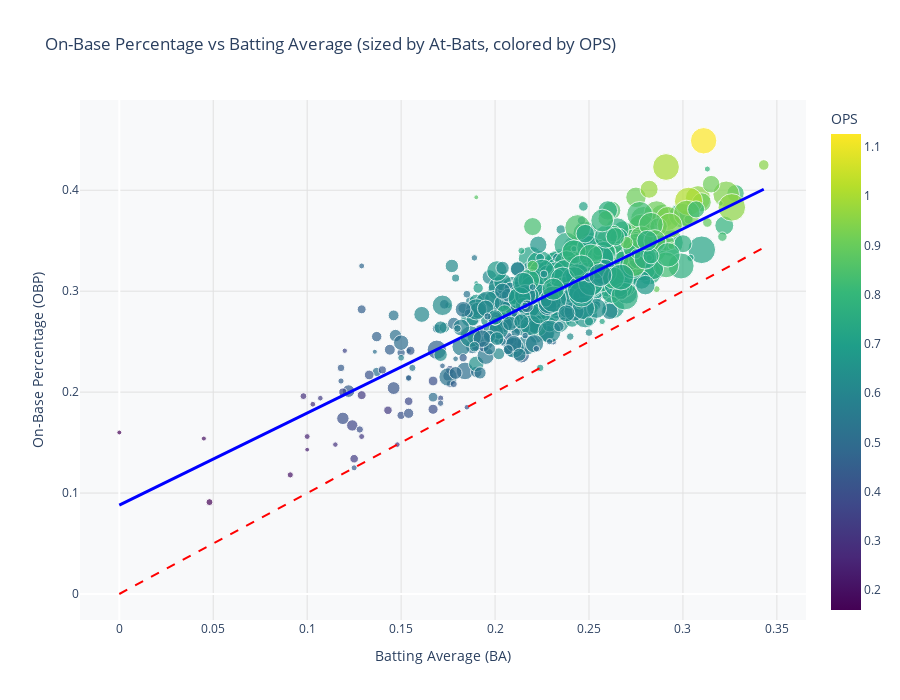

Notebook code cell kept with this figure:
### Code cell
# OBP vs BA scatter plot
fig = px.scatter(
    batter_stats_filtered,
    x='BA',
    y='OBP',
    size='AB',
    color='OPS',
    hover_data=['Name', 'Tm'],
    color_continuous_scale='Viridis',
    title='On-Base Percentage vs Batting Average (sized by At-Bats, colored by OPS)'
)

# Add diagonal reference line (OBP = BA)
ba_range = [batter_stats_filtered['BA'].min(), batter_stats_filtered['BA'].max()]
fig.add_trace(go.Scatter(
    x=ba_range,
    y=ba_range,
    mode='lines',
    line=dict(color='red', dash='dash', width=2),
    name='OBP = BA',
    showlegend=False,
    hoverinfo='skip'
))

mask = batter_stats_filtered['BA'].notna() & batter_stats_filtered['OBP'].notna()
slope, intercept, r_value, p_value, std_err = linregress(
    batter_stats_filtered[mask]['BA'], 
    batter_stats_filtered[mask]['OBP']
)

x_reg = np.array([batter_stats_filtered['BA'].min(), batter_stats_filtered['BA'].max()])
y_reg = slope * x_reg + intercept

fig.add_trace(go.Scatter(
    x=x_reg,
    y=y_reg,
    mode='lines',
    line=dict(color='blue', width=3),
    showlegend=False,
    hoverinfo='skip'
))

fig.update_layout(
    height=700,
    plot_bgcolor='#f8f9fa',
    paper_bgcolor='white',
    xaxis=dict(gridcolor='#e1e1e1', title='Batting Average (BA)'),
    yaxis=dict(gridcolor='#e1e1e1', title='On-Base Percentage (OBP)'),
    coloraxis_colorbar=dict(title="OPS")
)

fig.show()

### Figure 1 — Plotly figure (JSON) as saved in the notebook; plotly's stock layout.template omitted (floating-point values rounded to 4 significant figures; data arrays with more than 128 entries replaced by an {"elided": "..."} marker saying what was removed)
{"data": [{"customdata": {"elided": "585x2 str values"}, "hovertemplate": "BA=%{x}<br>OBP=%{y}<br>AB=%{marker.size}<br>Name=%{customdata[0]}<br>Tm=%{customdata[1]}<br>OPS=%{marker.color}<extra></extra>", "legendgroup": "", "marker": {"color": {"elided": "585 float values"}, "coloraxis": "coloraxis", "size": {"elided": "585 int values"}, "sizemode": "area", "sizeref": 1.742, "symbol": "circle"}, "mode": "markers", "name": "", "orientation": "v", "showlegend": false, "type": "scatter", "x": {"elided": "585 float values"}, "xaxis": "x", "y": {"elided": "585 float values"}, "yaxis": "y"}, {"hoverinfo": "skip", "line": {"color": "red", "dash": "dash", "width": 2}, "mode": "lines", "name": "OBP = BA", "showlegend": false, "type": "scatter", "x": [0, 0.343], "y": [0, 0.343]}, {"hoverinfo": "skip", "line": {"color": "blue", "width": 3}, "mode": "lines", "showlegend": false, "type": "scatter", "x": [0.0, 0.343], "y": [0.08811, 0.401]}], "layout": {"coloraxis": {"colorbar": {"title": {"text": "OPS"}}, "colorscale": [[0, "#440154"], [0.1111, "#482878"], [0.2222, "#3e4989"], [0.3333, "#31688e"], [0.4444, "#26828e"], [0.5556, "#1f9e89"], [0.6667, "#35b779"], [0.7778, "#6ece58"], [0.8889, "#b5de2b"], [1, "#fde725"]]}, "height": 700, "legend": {"itemsizing": "constant", "tracegroupgap": 0}, "paper_bgcolor": "white", "plot_bgcolor": "#f8f9fa", "title": {"text": "On-Base Percentage vs Batting Average (sized by At-Bats, colored by OPS)"}, "xaxis": {"anchor": "y", "domain": [0, 1], "gridcolor": "#e1e1e1", "title": {"text": "Batting Average (BA)"}}, "yaxis": {"anchor": "x", "domain": [0, 1], "gridcolor": "#e1e1e1", "title": {"text": "On-Base Percentage (OBP)"}}}}
